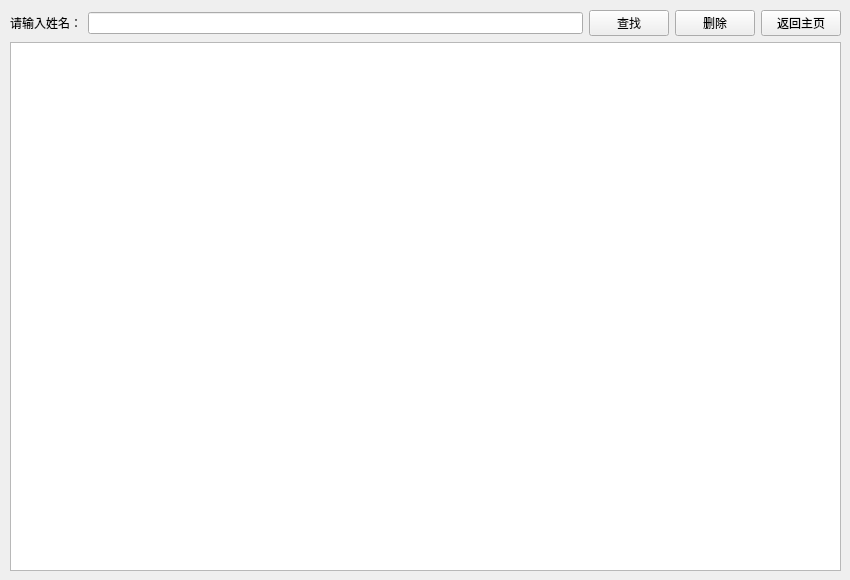
    <widget class="QWidget" name="pagefive">
     <widget class="QWidget" name="widget_3" native="true">
      <property name="geometry">
       <rect>
        <x>10</x>
        <y>10</y>
        <width>831</width>
        <height>561</height>
       </rect>
      </property>
      <layout class="QGridLayout" name="gridLayout_3">
       <item row="0" column="0">
        <layout class="QVBoxLayout" name="verticalLayout">
         <item>
          <layout class="QHBoxLayout" name="horizontalLayout_6">
           <item>
            <layout class="QHBoxLayout" name="horizontalLayout_5">
             <item>
              <widget class="QLabel" name="label_21">
               <property name="text">
                <string>请输入姓名：</string>
               </property>
              </widget>
             </item>
             <item>
              <widget class="QLineEdit" name="lineEdit_workers_find"/>
             </item>
             <item>
              <widget class="QPushButton" name="pushButton_workers_find">
               <property name="text">
                <string>查找</string>
               </property>
              </widget>
             </item>
             <item>
              <widget class="QPushButton" name="pushButton_2">
               <property name="text">
                <string>删除</string>
               </property>
              </widget>
             </item>
            </layout>
           </item>
           <item>
            <widget class="QPushButton" name="pushButton_3">
             <property name="text">
              <string>返回主页</string>
             </property>
            </widget>
           </item>
          </layout>
         </item>
         <item>
          <widget class="QTableView" name="tableView_workers"/>
         </item>
        </layout>
       </item>
      </layout>
     </widget>
    </widget>
